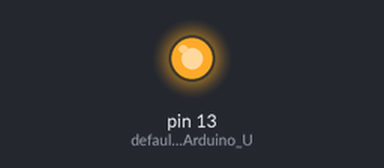
Bench run of a sketch on a simulated Arduino Uno, built with avr-gcc and run on an emulated ATmega328P. Parts: output pins drawn as LEDs (lit = HIGH).

Above: at 0.05 s.
At 2.0 s:
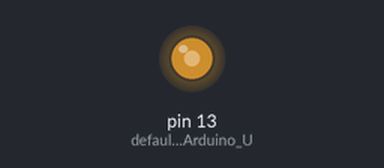
At 3.45 s:
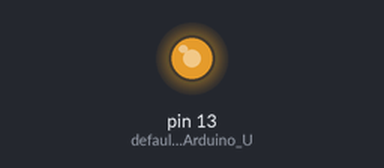
At 6.1 s:
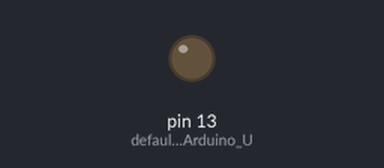
Timing chart, 0 to 8.3 s (numbered marks = the images above):
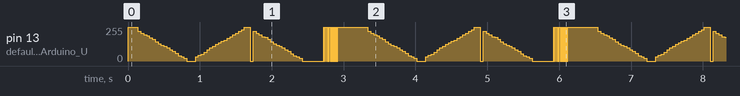

The sketch:

PWM.ino
```cpp
const int interval = 20;            // PWM frequency (1000/x)
unsigned long prevMillis_1 = 0;     // Stores last time cycle was updated
unsigned long prevMillis_2 = 0;     // Stores last time LED was updated
int pwmTime = 1;                    // Controls the pulse width duration
const int cycle = 2;                // How many intervals the pwmTime should remain constant
int onTime;                         // The pulse width
int ledState;;                      // State of the LED

void setup()
{
  // put your setup code here, to run once:
  pinMode(LED_BUILTIN, OUTPUT);         // default LED for Arduino Uno Rev 3
  onTime = interval;                    // Set Pulse Width to full
  ledState = HIGH;                      // Set the LED to on
}

void loop()
{
  // put your main code here, to run repeatedly:
  unsigned long curMillis = millis();   // millis() returns # of milliseconds sinced board started running.

  if (curMillis - prevMillis_1 >= (interval * cycle)) // If # of cycles is passed
  {
    prevMillis_1 = curMillis;     // reset timer

    if (onTime == 0) {            // If pulse is completely off
      pwmTime = 1;
    }
    if (onTime == interval) {     // If pulse is completely on
      pwmTime = -1;
    }

    onTime = onTime + pwmTime;    // Set pulse width duration
  }

  // Toggle the LED
  if (curMillis - prevMillis_2 >= interval)
  {
    prevMillis_2 = curMillis;
    ledState = HIGH;
  }
  if (curMillis - prevMillis_2 >= onTime)
  {
    ledState = LOW;
  }
  digitalWrite(LED_BUILTIN, ledState);
}
```

Measured:
- by itself, pin 13 (default_LED_for_Arduino_U): moves between 0/255 and 255/255, repeating every 6.4 s
